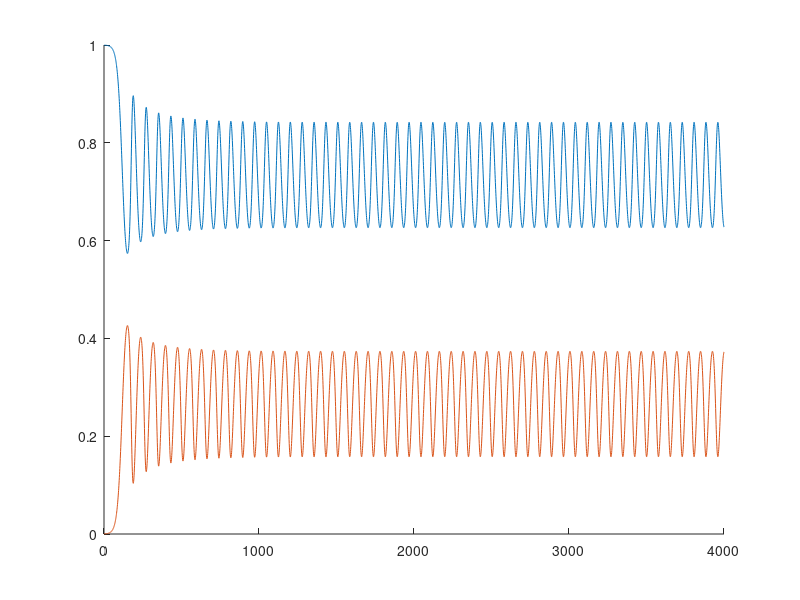

MATLAB code to generate this figure: (Note: this script raises an error after producing the figure.)
% This script generates Figure 7. This figure illustrates the summary 
% statistics (fluctuation, polymorphism, etc.) in a single trial.

close all
clearvars
clc

% SPECIFY PARAMETER VALUES %%%%%%%%%%%%%%%%%%%%%%%%%%%%%%%%%%%%%%%%%%%%%%%%
tag=2; % L_max (tag availability).
csearch=0; % cost of abandoning a social partner for a new encounter.
mu=0.0005; % trait mutation rate. 
tagSkewIni=0.999; % Initial frequency of the most abundant tag (the remaining 1-tagSkewIni is randomly distributed to the remaining 1-L_max tags).
b=3; % benefit of help.
c=1; % cost of help.
helpini=0.1; % initial population helper frequency.
T=4000; % number of generations each trial is run for.
alpha=0; % partner search potential.
r=0.26; % recombination rate.
theta=0.22; % poulation viscosity.
%%%%%%%%%%%%%%%%%%%%%%%%%%%%%%%%%%%%%%%%%%%%%%%%%%%%%%%%%%%%%%%%%%%%%%%%%%%

%%%%%%%%%%%%%%%%%%%%%%%%%%%%%%%%%%%%%%%%%%%%%%%%%%%%%%%%%%%%%%%%%%%%%%%%%%%
% The following lines are for initiating the population genotype
% frequencies. They ensure that one tag has the frequency given by
% tagSkewIni, and that the remaining 1-tagSkewIni is randomly distributed
% amongst the remaining 1-L_max tags. Furthermore, they ensure that helper
% frequency is initially given by helpini.
maj = (1/tag) * (1 - tagSkewIni) + tagSkewIni ;
popIni = zeros(2,4,tag);
popIni(1,1,:) = rand(1,tag);
popIni(1,1,:) = popIni(1,1,:) ./ ( sum(sum(popIni(1,1,:)))-popIni(1,1,1) ) .* (1-maj)  ;
popIni(1,1,1) = maj ;
popIni(1,1,:) = popIni(1,1,:) .* (1-helpini);
popIni(2,1,:) = (popIni(1,1,:) ./ (1-helpini) ) .* helpini;
%%%%%%%%%%%%%%%%%%%%%%%%%%%%%%%%%%%%%%%%%%%%%%%%%%%%%%%%%%%%%%%%%%%%%%%%%%%

% We define a 4D matrix 'pop', which we use to track genotype frequencies.
% In pop, column 1 gives genotype frequency at the start of the generation.
% Column 2 gives helper ID (1 for helpers; 0 for defectors). Column 3 gives
% the genotype frequency just after selection but before recombination. 
% Column 4 gives genotype frequency just after recombination but before 
% mutation. Row 1 stores data for nonhelper genotypes, and row 2 stores 
% data for helper genotypes. The third dimension specifies the tag (meaning
% there are L_max entries). The fourth dimension specifies the generation 
% (meaning there are T entries).  
pop = zeros(2,4,tag,T+1);

% We populate the "first generation" entries of pop, using the popIni
% matrix that we just used to specify our initial genotype freqeunceis.
pop(:,:,:,1) = popIni;
pop(2,2,:,:) = 1;

% We define the following array, which we will use to track the freqeuncy
% of each tag across every generation.
tagfreqs = zeros(tag,T);

% This loops over all 'T' generations.
for t=1:T

% We populate the tagfreqs array with the freqeuncy of each tag in this
% generation.
tagfreqs(:,t) =   reshape(sum(pop(:,1,:,t)),[tag,1]);

% The following lines generate the population freqeuncy of each genotype 
% after selection has occured. Note that the competition term 'A' does not
% explicitly feature in the below manipulations. However, we account for
% the effects of A indirectly, by dividing each genotype frequency through
% by the sum of all genotype frequencies. This division also serves to
% prevent the proliferation of rounding errors.
pop(:,3,:,t) = pop(:,1,:,t) .* (1 + (-csearch .* (1-theta) .* alpha .* (1-sum(pop(:,1,:,t)))  + ...  
                  b .*  (theta .* pop(:,2,:,t) + (1-theta) .* (sum(pop(:,1,:,t) .* pop(:,2,:,t)) ))  - ...    
                  c .*  pop(:,2,:,t) .* (theta + (1-theta) .* sum(pop(:,1,:,t)) )) ...
                  ./ (1-alpha .*(1-sum(pop(:,1,:,t))).*(1-theta))) ;

pop(:,3,:,t) = pop(:,3,:,t) ./ sum(sum(pop(:,3,:,t))) ;
  
% The following lines generate the population freqeuncy of each genotype 
% after recombination has occured. 
pop(:,4,:,t) = pop(:,3,:,t) .* (pop(:,3,:,t) + (sum(pop(:,3,:,t))-pop(:,3,:,t)) + (sum(pop(:,3,:,t),3) - pop(:,3,:,t)) + ...  % individual with both tag and trait mating with individual with one or both of tag and trait 
    (1-r) .* (1-sum(pop(:,3,:,t))-sum(pop(:,3,:,t),3) + pop(:,3,:,t))) + ... % individual with tag and trait mating but not recombining with individual lacking both tag and trait
    r .* (sum(pop(:,3,:,t))-pop(:,3,:,t)) .* (sum(pop(:,3,:,t),3) - pop(:,3,:,t)); % individual with one of tag and trait mating and recombining with individual with the other of the tag / trait

% This  line is just to stop the proliferation of rounding errors.
pop(:,4,:,t) = pop(:,4,:,t) ./ sum(sum(pop(:,4,:,t))) ;

% The following lines generate the population freqeuncy of each genotype 
% after mutation has occured.
pop(1,1,:,t+1) = pop(2,4,:,t) .* (mu) + pop(1,4,:,t) .* (1-mu);  
pop(2,1,:,t+1) = pop(1,4,:,t) .* (mu) + pop(2,4,:,t) .* (1-mu);  

% This  line is just to stop the proliferation of rounding errors.
pop(:,1,:,t+1) = pop(:,1,:,t+1) ./ sum(sum(pop(:,1,:,t+1))) ;

end

% We plot the frequency of each tag across all generations of the trial.
hold on
for l=1:tag
plot(1:T,tagfreqs(l,:))
end
hold off

% We intend to add lines showing the average-over-time-and-over-tags tag 
% frequency, as well as the average-over-time frequency of each tag. To do 
% so, we first record the frequency of each tag across each generation in 
% the second half of the trial: 
tagfreqs2nd = sum(pop(:,1,:,round(T/2): T));

% We can then calcuate the average frequency of each tag, taken across all
% generations in the second half of the trial. We then plot these
% average-over-time tag frequencies.
tagavgtime = mean(tagfreqs2nd,4); % average freq of each tag over time
yline(tagavgtime(1),'LineStyle','--','LineWidth',2,'Color',[0, 0.4470, 0.7410])
yline(tagavgtime(2),'LineStyle','--','LineWidth',2,'Color',[0.8500, 0.3250, 0.0980])

% We then caculate the number of generations that feature in the second 
% half of the trial, and take the inverse of this. 
propgens = 1/numel(round(T/2): T);

% We can then use tagfreqs2nd and propgens to calculate the
% average-over-time-and-over-tags tag frequency, which we plot.
avgtagfreq = sum(sum((tagfreqs2nd.^2) .* propgens));
yline(avgtagfreq,'LineStyle','--','LineWidth',2)

% We then calculate poly and fluc as follows. We do not plot these values,
% but we do cite them in the legend.
poly = sqrt(sum(tagavgtime.*((tagavgtime - avgtagfreq).^2))); %  avg deviation of 'avg tag freq over time' from mean (measures polymorpshim - tag divergence).
fluc = sqrt(sum(sum(propgens.*tagfreqs2nd.*((tagfreqs2nd- tagavgtime).^2)))); % avg distance of tag from its 'over time mean freq' (measures oscillation).

% The following lines are for formatting the plot.
xlim([1 T])
ylim([0 1])
set(gcf,'color','white')
box off
set(gca,'fontsize', 18)

